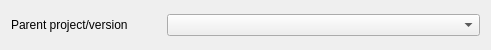
<?xml version="1.0" encoding="UTF-8"?>
<ui version="4.0">
 <class>Form</class>
 <widget class="QWidget" name="Form">
  <property name="geometry">
   <rect>
    <x>0</x>
    <y>0</y>
    <width>491</width>
    <height>50</height>
   </rect>
  </property>
  <property name="windowTitle">
   <string>Form</string>
  </property>
  <layout class="QVBoxLayout" name="verticalLayout">
   <item>
    <layout class="QHBoxLayout" name="horizontalLayout_5">
     <item>
      <widget class="QLabel" name="label_5">
       <property name="minimumSize">
        <size>
         <width>150</width>
         <height>0</height>
        </size>
       </property>
       <property name="text">
        <string>Parent project/version</string>
       </property>
      </widget>
     </item>
     <item>
      <widget class="QComboBox" name="comboBox">
       <property name="sizePolicy">
        <sizepolicy hsizetype="Expanding" vsizetype="Fixed">
         <horstretch>0</horstretch>
         <verstretch>0</verstretch>
        </sizepolicy>
       </property>
      </widget>
     </item>
    </layout>
   </item>
  </layout>
 </widget>
 <resources/>
 <connections/>
</ui>
